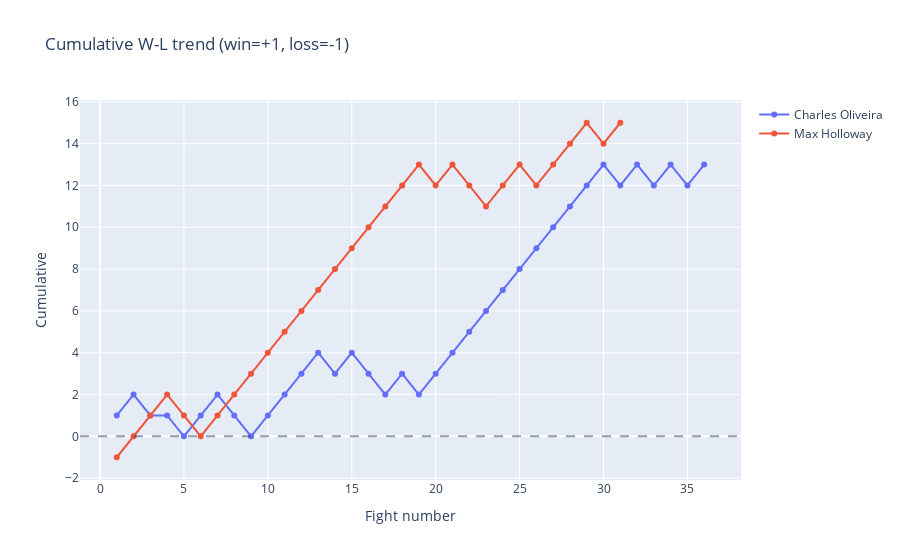

Notebook code for this chart:
### Markdown cell above
## Win/loss trend over fights

### Code cell
# Cumulative wins over fight order (earliest to latest)
def sort_fights_chronologically(df):
    """Sort by event_date, earliest first."""
    d = df.copy()
    d["_date"] = pd.to_datetime(d["event_date"], errors="coerce")
    return d.sort_values("_date").drop(columns=["_date"], errors="ignore")

def cumulative_wins(df):
    pts = df["result"].map({"win": 1, "loss": -1}).fillna(0)
    return pts.cumsum()

df1 = sort_fights_chronologically(data["fighter1_fights"])
df2 = sort_fights_chronologically(data["fighter2_fights"])
df1 = df1.reset_index(drop=True)
df2 = df2.reset_index(drop=True)
df1["cum_wins"] = cumulative_wins(df1)
df2["cum_wins"] = cumulative_wins(df2)
df1["fight_num"] = range(1, len(df1) + 1)
df2["fight_num"] = range(1, len(df2) + 1)

fig = go.Figure()
fig.add_trace(go.Scatter(
    x=df1["fight_num"], y=df1["cum_wins"],
    mode="lines+markers", name=FIGHTER_1,
    text=df1["opponent"],
    hovertemplate="Fight %{x}: vs %{text}<br>Cumulative: %{y}<extra></extra>",
))
fig.add_trace(go.Scatter(
    x=df2["fight_num"], y=df2["cum_wins"],
    mode="lines+markers", name=FIGHTER_2,
    text=df2["opponent"],
    hovertemplate="Fight %{x}: vs %{text}<br>Cumulative: %{y}<extra></extra>",
))
fig.update_layout(
    title="Cumulative W-L trend (win=+1, loss=-1)",
    xaxis_title="Fight number",
    yaxis_title="Cumulative",
    hovermode="x unified",
)
fig.add_hline(y=0, line_dash="dash", opacity=0.5)
fig.show()

### Figure 1 — Plotly figure (JSON) as saved in the notebook; plotly's stock layout.template omitted (floating-point values rounded to 4 significant figures)
{"data": [{"hovertemplate": "Fight %{x}: vs %{text}<br>Cumulative: %{y}<extra></extra>", "mode": "lines+markers", "name": "Charles Oliveira", "text": ["Darren Elkins", "Efrain Escudero", "Jim Miller", "Nik Lentz", "Donald Cerrone", "Eric Wisely", "Jonathan Brookins", "Cub Swanson", "Frankie Edgar", "Andy Ogle", "Hatsu Hioki", "Jeremy Stephens", "Nik Lentz", "Max Holloway", "Myles Jury", "Anthony Pettis", "Ricardo Lamas", "Will Brooks", "Paul Felder", "Clay Guida", "Christos Giagos", "Jim Miller", "David Teymur", "Nik Lentz", "Jared Gordon", "Kevin Lee", "Tony Ferguson", "Michael Chandler", "Dustin Poirier", "Justin Gaethje", "Islam Makhachev", "Beneil Dariush", "Arman Tsarukyan", "Michael Chandler", "Ilia Topuria", "Mateusz Gamrot"], "type": "scatter", "x": [1, 2, 3, 4, 5, 6, 7, 8, 9, 10, 11, 12, 13, 14, 15, 16, 17, 18, 19, 20, 21, 22, 23, 24, 25, 26, 27, 28, 29, 30, 31, 32, 33, 34, 35, 36], "y": [1.0, 2.0, 1.0, 1.0, 0.0, 1.0, 2.0, 1.0, 0.0, 1.0, 2.0, 3.0, 4.0, 3.0, 4.0, 3.0, 2.0, 3.0, 2.0, 3.0, 4.0, 5.0, 6.0, 7.0, 8.0, 9.0, 10.0, 11.0, 12.0, 13.0, 12.0, 13.0, 12.0, 13.0, 12.0, 13.0]}, {"hovertemplate": "Fight %{x}: vs %{text}<br>Cumulative: %{y}<extra></extra>", "mode": "lines+markers", "name": "Max Holloway", "text": ["Dustin Poirier", "Pat Schilling", "Justin Lawrence", "Leonard Garcia", "Dennis Bermudez", "Conor McGregor", "Will Chope", "Andre Fili", "Clay Collard", "Akira Corassani", "Cole Miller", "Cub Swanson", "Charles Oliveira", "Jeremy Stephens", "Ricardo Lamas", "Anthony Pettis", "Jose Aldo", "Jose Aldo", "Brian Ortega", "Dustin Poirier", "Frankie Edgar", "Alexander Volkanovski", "Alexander Volkanovski", "Calvin Kattar", "Yair Rodriguez", "Alexander Volkanovski", "Arnold Allen", "Chan Sung Jung", "Justin Gaethje", "Ilia Topuria", "Dustin Poirier"], "type": "scatter", "x": [1, 2, 3, 4, 5, 6, 7, 8, 9, 10, 11, 12, 13, 14, 15, 16, 17, 18, 19, 20, 21, 22, 23, 24, 25, 26, 27, 28, 29, 30, 31], "y": [-1, 0, 1, 2, 1, 0, 1, 2, 3, 4, 5, 6, 7, 8, 9, 10, 11, 12, 13, 12, 13, 12, 11, 12, 13, 12, 13, 14, 15, 14, 15]}], "layout": {"hovermode": "x unified", "shapes": [{"line": {"dash": "dash"}, "opacity": 0.5, "type": "line", "x0": 0, "x1": 1, "xref": "x domain", "y0": 0, "y1": 0, "yref": "y"}], "title": {"text": "Cumulative W-L trend (win=+1, loss=-1)"}, "xaxis": {"title": {"text": "Fight number"}}, "yaxis": {"title": {"text": "Cumulative"}}}}
